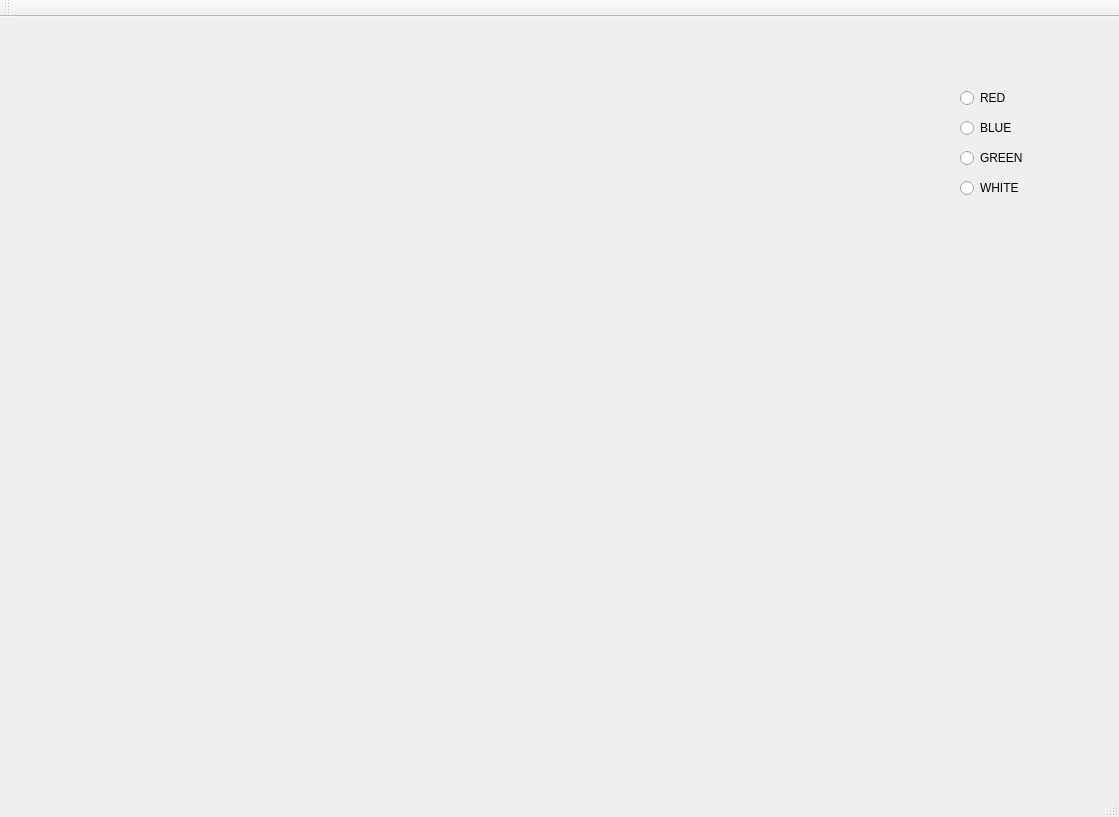
<?xml version="1.0" encoding="UTF-8"?>
<ui version="4.0">
 <class>MainWindow</class>
 <widget class="QMainWindow" name="MainWindow">
  <property name="geometry">
   <rect>
    <x>0</x>
    <y>0</y>
    <width>1119</width>
    <height>817</height>
   </rect>
  </property>
  <property name="windowTitle">
   <string>MainWindow</string>
  </property>
  <widget class="QWidget" name="centralWidget">
   <widget class="QLabel" name="Output">
    <property name="geometry">
     <rect>
      <x>0</x>
      <y>0</y>
      <width>901</width>
      <height>741</height>
     </rect>
    </property>
    <property name="text">
     <string/>
    </property>
   </widget>
   <widget class="QRadioButton" name="radioButton">
    <property name="geometry">
     <rect>
      <x>960</x>
      <y>70</y>
      <width>117</width>
      <height>22</height>
     </rect>
    </property>
    <property name="text">
     <string>RED</string>
    </property>
   </widget>
   <widget class="QRadioButton" name="radioButton_2">
    <property name="geometry">
     <rect>
      <x>960</x>
      <y>100</y>
      <width>117</width>
      <height>22</height>
     </rect>
    </property>
    <property name="text">
     <string>BLUE</string>
    </property>
   </widget>
   <widget class="QRadioButton" name="radioButton_3">
    <property name="geometry">
     <rect>
      <x>960</x>
      <y>130</y>
      <width>117</width>
      <height>22</height>
     </rect>
    </property>
    <property name="text">
     <string>GREEN</string>
    </property>
   </widget>
   <widget class="QRadioButton" name="radioButton_4">
    <property name="geometry">
     <rect>
      <x>960</x>
      <y>160</y>
      <width>117</width>
      <height>22</height>
     </rect>
    </property>
    <property name="text">
     <string>WHITE</string>
    </property>
   </widget>
  </widget>
  <widget class="QMenuBar" name="menuBar">
   <property name="geometry">
    <rect>
     <x>0</x>
     <y>0</y>
     <width>1119</width>
     <height>25</height>
    </rect>
   </property>
  </widget>
  <widget class="QToolBar" name="mainToolBar">
   <attribute name="toolBarArea">
    <enum>TopToolBarArea</enum>
   </attribute>
   <attribute name="toolBarBreak">
    <bool>false</bool>
   </attribute>
  </widget>
  <widget class="QStatusBar" name="statusBar"/>
 </widget>
 <layoutdefault spacing="6" margin="11"/>
 <resources/>
 <connections/>
</ui>
